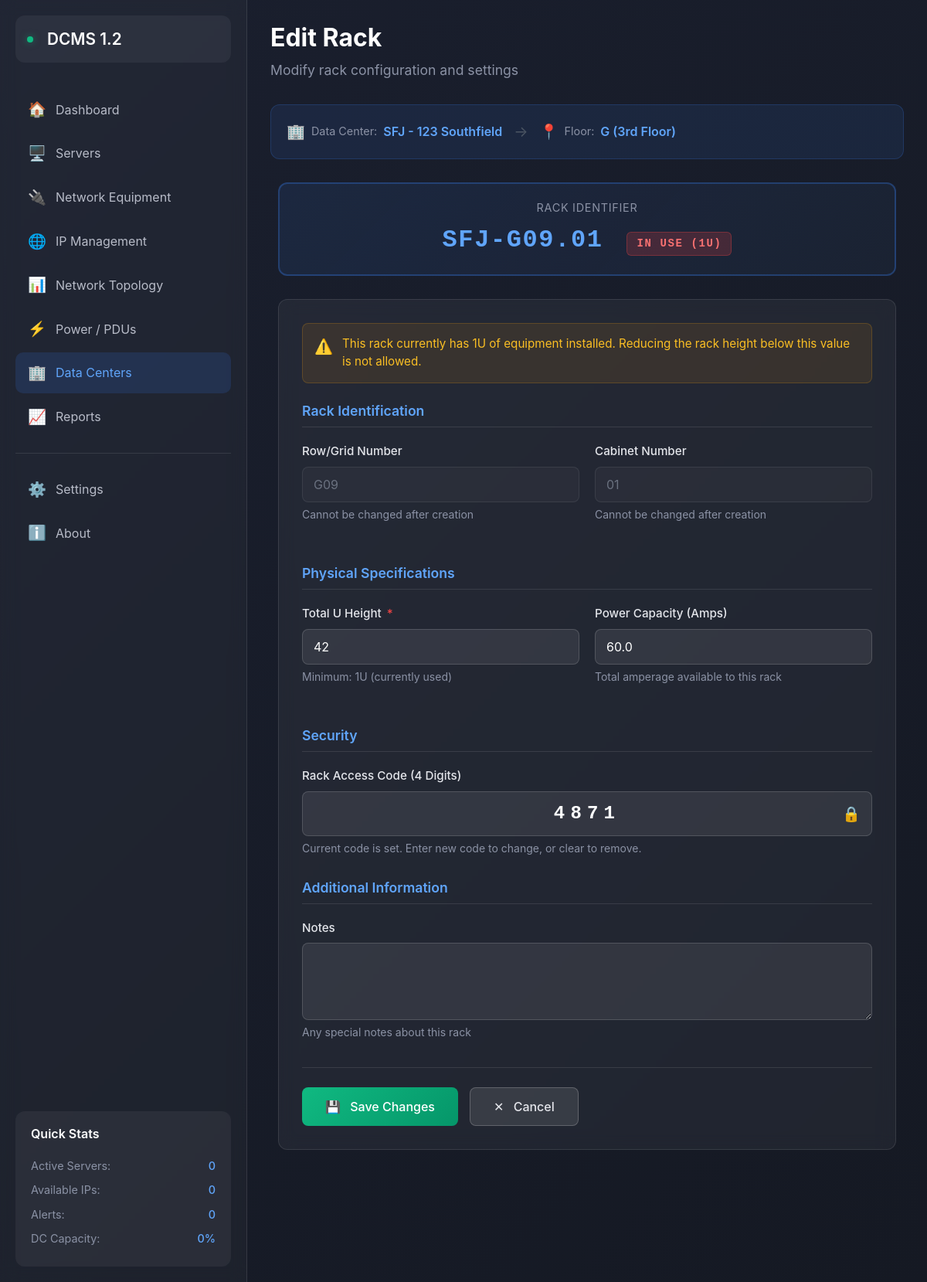
Screenshot of /datacenters/edit-rack/1 with the database file from the repository.
### models/datacenter.py (models this page shows, shortened)
class DataCenter(db.Model):
    __tablename__ = 'datacenters'
    id = db.Column(db.Integer, primary_key=True)
    code = db.Column(db.String(3), unique=True, nullable=False)  # SFJ, LAX, etc.
    name = db.Column(db.String(100), nullable=False)  # San Francisco Junction
    address = db.Column(db.String(200))
    contact_phone = db.Column(db.String(20))
    contact_email = db.Column(db.String(100))
    notes = db.Column(db.Text)
    created_at = db.Column(db.DateTime, default=datetime.utcnow)
    updated_at = db.Column(db.DateTime, default=datetime.utcnow, onupdate=datetime.utcnow)
    floors = db.relationship('Floor', backref='datacenter', lazy='dynamic', cascade='all, delete-orphan')

class Floor(db.Model):
    __tablename__ = 'floors'
    id = db.Column(db.Integer, primary_key=True)
    datacenter_id = db.Column(db.Integer, db.ForeignKey('datacenters.id'), nullable=False)
    provider_designation = db.Column(db.String(10), nullable=False)  # G, A, B, etc.
    actual_floor = db.Column(db.String(20), nullable=False)  # 1st, 2nd, 3rd, 4th, Basement
    description = db.Column(db.String(100))
    created_at = db.Column(db.DateTime, default=datetime.utcnow)
    racks = db.relationship('Rack', backref='floor', lazy='dynamic', cascade='all, delete-orphan')

class Rack(db.Model):
    __tablename__ = 'racks'
    id = db.Column(db.Integer, primary_key=True)
    floor_id = db.Column(db.Integer, db.ForeignKey('floors.id'), nullable=False)
    rack_id = db.Column(db.String(20), unique=True, nullable=False)  # Full ID like SFJ-G09.01
    row_number = db.Column(db.String(10), nullable=False)  # G09
    cabinet_number = db.Column(db.String(10), nullable=False)  # 01
    u_height = db.Column(db.Integer, nullable=False, default=42)  # Total U height
    u_used = db.Column(db.Integer, default=0)  # Currently used U spaces
    power_capacity = db.Column(db.Float)  # Total power capacity in amps
    power_used = db.Column(db.Float, default=0)  # Currently used power
    rack_code = db.Column(db.String(4))  # 4-digit code to unlock rack (e.g., "1234")
    notes = db.Column(db.Text)
    created_at = db.Column(db.DateTime, default=datetime.utcnow)
    updated_at = db.Column(db.DateTime, default=datetime.utcnow, onupdate=datetime.utcnow)
    pdus = db.relationship('PDU', backref='rack', lazy='dynamic', cascade='all, delete-orphan')

### routes/datacenters.py (the view, shortened to what this page needs)
@datacenters_bp.route('/edit-rack/<int:rack_id>', methods=['GET', 'POST'])
def edit_rack(rack_id):
    rack = Rack.query.get_or_404(rack_id)
    form = RackForm(obj=rack)
    return render_template('datacenters/edit_rack.html', form=form, rack=rack)

### templates/datacenters/edit_rack.html (shortened to what this page needs)
{% extends "base.html" %}
{% block content %}
<div class="page-header">
    <h1 class="page-title">Edit Rack</h1>
    <p class="page-subtitle">Modify rack configuration and settings</p>
</div>
<div class="context-bar">
    <div class="context-path">
        <div class="context-item">
            <span class="context-icon">🏢</span>
            <span class="context-label">Data Center:</span>
            <span class="context-value">{{ rack.floor.datacenter.code }} - {{ rack.floor.datacenter.name }}</span>
        </div>
        <span class="context-separator">→</span>
        <div class="context-item">
            <span class="context-icon">📍</span>
            <span class="context-label">Floor:</span>
            <span class="context-value">{{ rack.floor.provider_designation }} ({{ rack.floor.actual_floor }})</span>
        </div>
    </div>
</div>
<div class="form-container">
    <div class="rack-id-display">
        <div class="rack-id-label">Rack Identifier</div>
        <div class="rack-id-value">
            {{ rack.rack_id }}
            {% if rack.u_used > 0 %}
                <span class="status-badge in-use">IN USE ({{ rack.u_used }}U)</span>
            {% else %}
                <span class="status-badge available">EMPTY</span>
            {% endif %}
        </div>
    </div>
    <div class="form-card">
        {% if rack.u_used > 0 %}
        <div class="warning-box">
            <span class="warning-icon">⚠️</span>
            <div class="warning-content">
                This rack currently has {{ rack.u_used }}U of equipment installed.
                Reducing the rack height below this value is not allowed.
            </div>
        </div>
        {% endif %}
        <form method="POST" action="{{ url_for('datacenters.edit_rack', rack_id=rack.id) }}" novalidate>
            <div class="form-section">
                <h3 class="form-section-title">Rack Identification</h3>
                <div class="form-row">
                    <div class="form-group">
                        <label class="form-label">Row/Grid Number</label>
                        <input type="text" class="form-control" value="{{ rack.row_number }}" disabled>
                        <small class="form-text">Cannot be changed after creation</small>
                    </div>
                    <div class="form-group">
                        <label class="form-label">Cabinet Number</label>
                        <input type="text" class="form-control" value="{{ rack.cabinet_number }}" disabled>
                        <small class="form-text">Cannot be changed after creation</small>
                    </div>
                </div>
            </div>
            <div class="form-section">
                <h3 class="form-section-title">Physical Specifications</h3>
                <div class="form-row">
                    <div class="form-group">
                        <label for="{{ form.u_height.id }}" class="form-label">
                            Total U Height <span class="required">*</span>
                        </label>
                        {{ form.u_height(class="form-control" + (" is-invalid" if form.u_height.errors else ""),
                                        min=rack.u_used if rack.u_used > 0 else 1) }}
                        <small class="form-text">
                            {% if rack.u_used > 0 %}
                                Minimum: {{ rack.u_used }}U (currently used)
                            {% else %}
                                Standard is 42U, half rack is 21U
                            {% endif %}
                        </small>
                    </div>
                    <div class="form-group">
                        <label for="{{ form.power_capacity.id }}" class="form-label">
                            Power Capacity (Amps)
                        </label>
                        {{ form.power_capacity(class="form-control" + (" is-invalid" if form.power_capacity.errors else "")) }}
                        <small class="form-text">
                            {% if rack.power_used > 0 %}
                                Currently using: {{ rack.power_used }}A
                            {% else %}
                                Total amperage available to this rack
                            {% endif %}
                        </small>
                    </div>
                </div>
            </div>
            <div class="form-section">
                <h3 class="form-section-title">Security</h3>
                <div class="form-group">
                    <label for="{{ form.rack_code.id }}" class="form-label">
                        Rack Access Code (4 Digits)
                    </label>
                    <div class="rack-code-wrapper">
                        {{ form.rack_code(class="form-control rack-code-input" + (" is-invalid" if form.rack_code.errors else "")) }}
                        <span class="rack-code-lock">🔒</span>
                    </div>
                    <small class="form-text">
                        {% if form.rack_code.data %}
                            Current code is set. Enter new code to change, or clear to remove.
                        {% else %}
                            No access code currently set. Enter 4 digits to add one.
                        {% endif %}
                    </small>
                </div>
            </div>
            <div class="form-section">
                <h3 class="form-section-title">Additional Information</h3>
                <div class="form-group">
                    <label for="{{ form.notes.id }}" class="form-label">Notes</label>
                    {{ form.notes(class="form-control") }}
                    <small class="form-text">Any special notes about this rack</small>
                </div>
            </div>
            <div class="button-group">
                <button type="submit" class="btn btn-success">
                    <span style="margin-right: 8px;">💾</span> Save Changes
                </button>
                <a href="{{ url_for('datacenters.index') }}" class="btn btn-cancel">
                    <span style="margin-right: 8px;">✕</span> Cancel
                </a>
            </div>
        </form>
    </div>
</div>
{% endblock %}

### templates/base.html (style rules this page uses)
* { margin: 0; padding: 0; box-sizing: border-box; }
body { background: linear-gradient(135deg, #1a1f2e 0%, #151923 100%); color: #e4e6eb; font-family: -apple-system, BlinkMacSystemFont, 'Segoe UI', Roboto, Oxygen, Ubuntu, sans-serif; min-height: 100vh; display: flex; }
.page-header { margin-bottom: 30px; }
.page-title { font-size: 2rem; font-weight: 700; color: #fff; margin-bottom: 10px; }
.page-subtitle { color: #8b92a5; font-size: 1.1rem; }

### templates/datacenters/edit_rack.html (style rules this page uses)
.context-bar { background: rgba(59, 130, 246, 0.1); border: 1px solid rgba(59, 130, 246, 0.2); border-radius: 12px; padding: 20px; margin-bottom: 30px; }
.context-path { display: flex; align-items: center; gap: 15px; flex-wrap: wrap; }
.context-item { display: flex; align-items: center; gap: 8px; }
.context-icon { font-size: 1.2rem; }
.context-label { color: #8b92a5; font-size: 0.9rem; }
.context-value { color: #60a5fa; font-weight: 600; }
.context-separator { color: #4b5563; font-size: 1.2rem; }
.rack-id-display { background: linear-gradient(135deg, rgba(59, 130, 246, 0.1), rgba(96, 165, 250, 0.05)); border: 2px solid rgba(59, 130, 246, 0.3); border-radius: 12px; padding: 20px; margin-bottom: 30px; text-align: center; }
.rack-id-label { color: #8b92a5; font-size: 0.9rem; margin-bottom: 8px; text-transform: uppercase; letter-spacing: 0.05em; }
.rack-id-value { color: #60a5fa; font-size: 2rem; font-weight: 700; font-family: 'Courier New', monospace; letter-spacing: 0.05em; }
.form-container { max-width: 800px; margin: 0 auto; }
.form-card { background: rgba(255, 255, 255, 0.05); backdrop-filter: blur(10px); border: 1px solid rgba(255, 255, 255, 0.1); border-radius: 12px; padding: 30px; }
.form-section { margin-bottom: 30px; }
.form-section-title { color: #60a5fa; font-size: 1.1rem; font-weight: 600; margin-bottom: 20px; padding-bottom: 10px; border-bottom: 1px solid rgba(255, 255, 255, 0.1); }
.form-group { margin-bottom: 25px; }
.form-label { display: block; color: #e4e6eb; font-weight: 500; margin-bottom: 8px; font-size: 0.95rem; }
.form-label .required { color: #ef4444; margin-left: 3px; }
.form-control { width: 100%; background: rgba(255, 255, 255, 0.08); border: 1px solid rgba(255, 255, 255, 0.15); border-radius: 8px; padding: 10px 14px; color: #fff; font-size: 1rem; transition: all 0.2s ease; }
.form-control::placeholder { color: #6b7280; }
.form-control:disabled { background: rgba(255, 255, 255, 0.03); border-color: rgba(255, 255, 255, 0.08); color: #6b7280; cursor: not-allowed; }
textarea.form-control { resize: vertical; min-height: 100px; font-family: inherit; }
.rack-code-input { font-size: 1.5rem; letter-spacing: 0.3em; text-align: center; font-weight: 600; font-family: 'Courier New', monospace; }
.rack-code-wrapper { position: relative; }
.rack-code-lock { position: absolute; right: 15px; top: 50%; transform: translateY(-50%); font-size: 1.2rem; color: #60a5fa; }
.form-text { display: block; color: #8b92a5; font-size: 0.875rem; margin-top: 5px; }
.status-badge { display: inline-block; padding: 4px 12px; border-radius: 6px; font-size: 0.875rem; font-weight: 600; margin-left: 10px; }
.status-badge.in-use { background: rgba(239, 68, 68, 0.2); color: #f87171; border: 1px solid rgba(239, 68, 68, 0.3); }
.warning-box { background: rgba(245, 158, 11, 0.1); border: 1px solid rgba(245, 158, 11, 0.2); border-radius: 8px; padding: 15px; margin-bottom: 25px; display: flex; align-items: flex-start; gap: 12px; }
.warning-icon { color: #f59e0b; font-size: 1.2rem; flex-shrink: 0; }
.warning-content { flex: 1; color: #fbbf24; font-size: 0.95rem; }
.button-group { display: flex; gap: 15px; margin-top: 35px; padding-top: 25px; border-top: 1px solid rgba(255, 255, 255, 0.1); }
.btn-success { background: linear-gradient(135deg, #10b981, #059669); border: none; color: white; padding: 12px 30px; border-radius: 8px; font-weight: 500; transition: all 0.2s ease; cursor: pointer; }
.btn-cancel { background: rgba(255, 255, 255, 0.1); border: 1px solid rgba(255, 255, 255, 0.2); color: #e4e6eb; padding: 12px 30px; border-radius: 8px; font-weight: 500; transition: all 0.2s ease; text-decoration: none; cursor: pointer; }
.form-row { display: grid; grid-template-columns: 1fr 1fr; gap: 20px; }

### rows the page displays
DataCenter: floor.datacenter.code "SFJ", floor.datacenter.name "123 Southfield"
Floor: floor.provider_designation "G", floor.actual_floor "3rd Floor"
Rack: rack_id "SFJ-G09.01", u_used "1", row_number "G09", cabinet_number "01", u_height "42", power_capacity "60.0", rack_code "4871"
